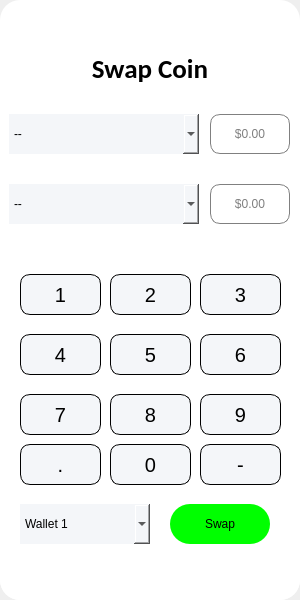
<?xml version="1.0" encoding="UTF-8"?>
<ui version="4.0">
 <class>MainWindow</class>
 <widget class="QMainWindow" name="MainWindow">
  <property name="geometry">
   <rect>
    <x>0</x>
    <y>0</y>
    <width>300</width>
    <height>600</height>
   </rect>
  </property>
  <property name="minimumSize">
   <size>
    <width>300</width>
    <height>600</height>
   </size>
  </property>
  <property name="maximumSize">
   <size>
    <width>300</width>
    <height>600</height>
   </size>
  </property>
  <property name="windowTitle">
   <string>MainWindow</string>
  </property>
  <widget class="QWidget" name="centralwidget">
   <widget class="QWidget" name="widget" native="true">
    <property name="geometry">
     <rect>
      <x>0</x>
      <y>0</y>
      <width>300</width>
      <height>600</height>
     </rect>
    </property>
    <property name="minimumSize">
     <size>
      <width>300</width>
      <height>600</height>
     </size>
    </property>
    <property name="maximumSize">
     <size>
      <width>300</width>
      <height>600</height>
     </size>
    </property>
    <property name="styleSheet">
     <string notr="true">QWidget{
	background-color: rgb(255, 255, 255);
	border-radius: 20px;
}</string>
    </property>
    <layout class="QVBoxLayout" name="verticalLayout_2">
     <property name="spacing">
      <number>0</number>
     </property>
     <property name="leftMargin">
      <number>0</number>
     </property>
     <property name="topMargin">
      <number>0</number>
     </property>
     <property name="rightMargin">
      <number>0</number>
     </property>
     <property name="bottomMargin">
      <number>0</number>
     </property>
     <item>
      <spacer name="verticalSpacer">
       <property name="orientation">
        <enum>Qt::Vertical</enum>
       </property>
       <property name="sizeType">
        <enum>QSizePolicy::Fixed</enum>
       </property>
       <property name="sizeHint" stdset="0">
        <size>
         <width>20</width>
         <height>30</height>
        </size>
       </property>
      </spacer>
     </item>
     <item>
      <widget class="QPushButton" name="pushButton_14">
       <property name="minimumSize">
        <size>
         <width>70</width>
         <height>0</height>
        </size>
       </property>
       <property name="maximumSize">
        <size>
         <width>60</width>
         <height>16777215</height>
        </size>
       </property>
       <property name="text">
        <string/>
       </property>
       <property name="icon">
        <iconset>
         <normaloff>../resource/image/left-arrow_5010437.png</normaloff>../resource/image/left-arrow_5010437.png</iconset>
       </property>
       <property name="iconSize">
        <size>
         <width>32</width>
         <height>32</height>
        </size>
       </property>
      </widget>
     </item>
     <item>
      <widget class="QLabel" name="label_2">
       <property name="maximumSize">
        <size>
         <width>16777215</width>
         <height>50</height>
        </size>
       </property>
       <property name="font">
        <font>
         <family>Calibri</family>
         <pointsize>20</pointsize>
         <bold>true</bold>
         <underline>false</underline>
         <strikeout>false</strikeout>
         <kerning>true</kerning>
        </font>
       </property>
       <property name="text">
        <string>Swap Coin</string>
       </property>
       <property name="alignment">
        <set>Qt::AlignCenter</set>
       </property>
      </widget>
     </item>
     <item>
      <widget class="QWidget" name="widget_2" native="true">
       <widget class="QPushButton" name="pushButton_6">
        <property name="geometry">
         <rect>
          <x>200</x>
          <y>240</y>
          <width>81</width>
          <height>41</height>
         </rect>
        </property>
        <property name="font">
         <font>
          <pointsize>15</pointsize>
         </font>
        </property>
        <property name="styleSheet">
         <string notr="true">border-style: solid;
border-color: black;
border-width: 1px;
border-radius: 10px;
background-color: rgb(244, 246, 249);</string>
        </property>
        <property name="text">
         <string>6</string>
        </property>
       </widget>
       <widget class="QPushButton" name="pushButton_7">
        <property name="geometry">
         <rect>
          <x>20</x>
          <y>300</y>
          <width>81</width>
          <height>41</height>
         </rect>
        </property>
        <property name="font">
         <font>
          <pointsize>15</pointsize>
         </font>
        </property>
        <property name="styleSheet">
         <string notr="true">border-style: solid;
border-color: black;
border-width: 1px;
border-radius: 10px;
background-color: rgb(244, 246, 249);</string>
        </property>
        <property name="text">
         <string>7</string>
        </property>
       </widget>
       <widget class="QPushButton" name="pushButton_10">
        <property name="geometry">
         <rect>
          <x>110</x>
          <y>350</y>
          <width>81</width>
          <height>41</height>
         </rect>
        </property>
        <property name="font">
         <font>
          <pointsize>15</pointsize>
         </font>
        </property>
        <property name="styleSheet">
         <string notr="true">border-style: solid;
border-color: black;
border-width: 1px;
border-radius: 10px;
background-color: rgb(244, 246, 249);</string>
        </property>
        <property name="text">
         <string>0</string>
        </property>
       </widget>
       <widget class="QComboBox" name="comboBox_5">
        <property name="geometry">
         <rect>
          <x>20</x>
          <y>410</y>
          <width>130</width>
          <height>40</height>
         </rect>
        </property>
        <property name="styleSheet">
         <string notr="true">background-color: rgb(244, 246, 249);
border-radius: 0px;</string>
        </property>
        <item>
         <property name="text">
          <string>Wallet 1</string>
         </property>
        </item>
        <item>
         <property name="text">
          <string>Wallet 2</string>
         </property>
        </item>
        <item>
         <property name="text">
          <string>Wallet 3</string>
         </property>
        </item>
        <item>
         <property name="text">
          <string>Wallet 4</string>
         </property>
        </item>
       </widget>
       <widget class="QPushButton" name="pushButton_9">
        <property name="geometry">
         <rect>
          <x>110</x>
          <y>300</y>
          <width>81</width>
          <height>41</height>
         </rect>
        </property>
        <property name="font">
         <font>
          <pointsize>15</pointsize>
         </font>
        </property>
        <property name="styleSheet">
         <string notr="true">border-style: solid;
border-color: black;
border-width: 1px;
border-radius: 10px;
background-color: rgb(244, 246, 249);</string>
        </property>
        <property name="text">
         <string>8</string>
        </property>
       </widget>
       <widget class="QPushButton" name="pushButton_5">
        <property name="geometry">
         <rect>
          <x>110</x>
          <y>240</y>
          <width>81</width>
          <height>41</height>
         </rect>
        </property>
        <property name="font">
         <font>
          <pointsize>15</pointsize>
         </font>
        </property>
        <property name="styleSheet">
         <string notr="true">border-style: solid;
border-color: black;
border-width: 1px;
border-radius: 10px;
background-color: rgb(244, 246, 249);</string>
        </property>
        <property name="text">
         <string>5</string>
        </property>
       </widget>
       <widget class="QComboBox" name="comboBox_3">
        <property name="geometry">
         <rect>
          <x>9</x>
          <y>20</y>
          <width>190</width>
          <height>40</height>
         </rect>
        </property>
        <property name="styleSheet">
         <string notr="true">background-color: rgb(244, 246, 249);
border-radius: 0px;</string>
        </property>
        <property name="editable">
         <bool>false</bool>
        </property>
        <item>
         <property name="text">
          <string>--</string>
         </property>
        </item>
        <item>
         <property name="text">
          <string>Bitcoin</string>
         </property>
         <property name="icon">
          <iconset>
           <normaloff>../resource/image/bitcoin img.webp</normaloff>../resource/image/bitcoin img.webp</iconset>
         </property>
        </item>
        <item>
         <property name="text">
          <string>Ethirium</string>
         </property>
         <property name="icon">
          <iconset>
           <normaloff>../resource/image/ethereum_9421326.png</normaloff>../resource/image/ethereum_9421326.png</iconset>
         </property>
        </item>
        <item>
         <property name="text">
          <string>Binance Coin</string>
         </property>
         <property name="icon">
          <iconset>
           <normaloff>../resource/image/binance-coin_16512126.png</normaloff>../resource/image/binance-coin_16512126.png</iconset>
         </property>
        </item>
        <item>
         <property name="text">
          <string>Solona</string>
         </property>
         <property name="icon">
          <iconset>
           <normaloff>../resource/image/solana_15301766.png</normaloff>../resource/image/solana_15301766.png</iconset>
         </property>
        </item>
        <item>
         <property name="text">
          <string>Ripple</string>
         </property>
         <property name="icon">
          <iconset>
           <normaloff>../resource/image/ripple.png</normaloff>../resource/image/ripple.png</iconset>
         </property>
        </item>
        <item>
         <property name="text">
          <string>Vechain</string>
         </property>
         <property name="icon">
          <iconset>
           <normaloff>../resource/image/vechain.png</normaloff>../resource/image/vechain.png</iconset>
         </property>
        </item>
        <item>
         <property name="text">
          <string>Cardano</string>
         </property>
         <property name="icon">
          <iconset>
           <normaloff>../resource/image/cardano_12533897.png</normaloff>../resource/image/cardano_12533897.png</iconset>
         </property>
        </item>
        <item>
         <property name="text">
          <string>Polkadot</string>
         </property>
         <property name="icon">
          <iconset>
           <normaloff>../resource/image/polkadot.png</normaloff>../resource/image/polkadot.png</iconset>
         </property>
        </item>
        <item>
         <property name="text">
          <string>Chain Link</string>
         </property>
         <property name="icon">
          <iconset>
           <normaloff>../resource/image/chainlink.png</normaloff>../resource/image/chainlink.png</iconset>
         </property>
        </item>
        <item>
         <property name="text">
          <string>Avalanche</string>
         </property>
         <property name="icon">
          <iconset>
           <normaloff>../resource/image/Avalanche_logo_without_text.png</normaloff>../resource/image/Avalanche_logo_without_text.png</iconset>
         </property>
        </item>
        <item>
         <property name="text">
          <string>Polygon</string>
         </property>
         <property name="icon">
          <iconset>
           <normaloff>../resource/image/polygon-matic-glass-crypto-coin-3d-illustration-free-png.webp</normaloff>../resource/image/polygon-matic-glass-crypto-coin-3d-illustration-free-png.webp</iconset>
         </property>
        </item>
        <item>
         <property name="text">
          <string>Doge Coin</string>
         </property>
         <property name="icon">
          <iconset>
           <normaloff>../resource/image/dogecoin_5245642.png</normaloff>../resource/image/dogecoin_5245642.png</iconset>
         </property>
        </item>
        <item>
         <property name="text">
          <string>Shiba Inu</string>
         </property>
         <property name="icon">
          <iconset>
           <normaloff>../resource/image/5994.png</normaloff>../resource/image/5994.png</iconset>
         </property>
        </item>
        <item>
         <property name="text">
          <string>Tron</string>
         </property>
         <property name="icon">
          <iconset>
           <normaloff>../resource/image/tron_15301821.png</normaloff>../resource/image/tron_15301821.png</iconset>
         </property>
        </item>
        <item>
         <property name="text">
          <string>Filecoin</string>
         </property>
         <property name="icon">
          <iconset>
           <normaloff>../resource/image/images-removebg-preview.png</normaloff>../resource/image/images-removebg-preview.png</iconset>
         </property>
        </item>
        <item>
         <property name="text">
          <string>Cosmos</string>
         </property>
         <property name="icon">
          <iconset>
           <normaloff>../resource/image/cosmos_12093080.png</normaloff>../resource/image/cosmos_12093080.png</iconset>
         </property>
        </item>
        <item>
         <property name="text">
          <string>Uniswap</string>
         </property>
         <property name="icon">
          <iconset>
           <normaloff>../resource/image/uniswap_15301831.png</normaloff>../resource/image/uniswap_15301831.png</iconset>
         </property>
        </item>
        <item>
         <property name="text">
          <string>Aava</string>
         </property>
         <property name="icon">
          <iconset>
           <normaloff>../resource/image/bd78b0b8-fbed-4146-9d87-50a2f2ed5825-1618897425-9eeb71edf1cd4eca826b03ef806908c2a8e408da.png</normaloff>../resource/image/bd78b0b8-fbed-4146-9d87-50a2f2ed5825-1618897425-9eeb71edf1cd4eca826b03ef806908c2a8e408da.png</iconset>
         </property>
        </item>
        <item>
         <property name="text">
          <string>Algorand</string>
         </property>
         <property name="icon">
          <iconset>
           <normaloff>../resource/image/algorand-algo-glass-crypto-coin-3d-illustration-free-png.webp</normaloff>../resource/image/algorand-algo-glass-crypto-coin-3d-illustration-free-png.webp</iconset>
         </property>
        </item>
       </widget>
       <widget class="QPushButton" name="pushButton">
        <property name="geometry">
         <rect>
          <x>20</x>
          <y>180</y>
          <width>81</width>
          <height>41</height>
         </rect>
        </property>
        <property name="font">
         <font>
          <pointsize>15</pointsize>
         </font>
        </property>
        <property name="styleSheet">
         <string notr="true">border-style: solid;
border-color: black;
border-width: 1px;
border-radius: 10px;
background-color: rgb(244, 246, 249);</string>
        </property>
        <property name="text">
         <string>1</string>
        </property>
       </widget>
       <widget class="QPushButton" name="pushButton_11">
        <property name="geometry">
         <rect>
          <x>20</x>
          <y>350</y>
          <width>81</width>
          <height>41</height>
         </rect>
        </property>
        <property name="font">
         <font>
          <pointsize>15</pointsize>
         </font>
        </property>
        <property name="styleSheet">
         <string notr="true">border-style: solid;
border-color: black;
border-width: 1px;
border-radius: 10px;
background-color: rgb(244, 246, 249);</string>
        </property>
        <property name="text">
         <string>.</string>
        </property>
       </widget>
       <widget class="QPushButton" name="pushButton_2">
        <property name="geometry">
         <rect>
          <x>110</x>
          <y>180</y>
          <width>81</width>
          <height>41</height>
         </rect>
        </property>
        <property name="font">
         <font>
          <pointsize>15</pointsize>
         </font>
        </property>
        <property name="styleSheet">
         <string notr="true">border-style: solid;
border-color: black;
border-width: 1px;
border-radius: 10px;
background-color: rgb(244, 246, 249);</string>
        </property>
        <property name="text">
         <string>2</string>
        </property>
       </widget>
       <widget class="QPushButton" name="pushButton_3">
        <property name="geometry">
         <rect>
          <x>200</x>
          <y>180</y>
          <width>81</width>
          <height>41</height>
         </rect>
        </property>
        <property name="font">
         <font>
          <pointsize>15</pointsize>
         </font>
        </property>
        <property name="styleSheet">
         <string notr="true">border-style: solid;
border-color: black;
border-width: 1px;
border-radius: 10px;
background-color: rgb(244, 246, 249);</string>
        </property>
        <property name="text">
         <string>3</string>
        </property>
       </widget>
       <widget class="QPushButton" name="pushButton_8">
        <property name="geometry">
         <rect>
          <x>200</x>
          <y>300</y>
          <width>81</width>
          <height>41</height>
         </rect>
        </property>
        <property name="font">
         <font>
          <pointsize>15</pointsize>
         </font>
        </property>
        <property name="styleSheet">
         <string notr="true">border-style: solid;
border-color: black;
border-width: 1px;
border-radius: 10px;
background-color: rgb(244, 246, 249);</string>
        </property>
        <property name="text">
         <string>9</string>
        </property>
       </widget>
       <widget class="QPushButton" name="pushButton_12">
        <property name="geometry">
         <rect>
          <x>200</x>
          <y>350</y>
          <width>81</width>
          <height>41</height>
         </rect>
        </property>
        <property name="font">
         <font>
          <pointsize>15</pointsize>
         </font>
        </property>
        <property name="styleSheet">
         <string notr="true">border-style: solid;
border-color: black;
border-width: 1px;
border-radius: 10px;
background-color: rgb(244, 246, 249);</string>
        </property>
        <property name="text">
         <string>-</string>
        </property>
       </widget>
       <widget class="QPushButton" name="pushButton_4">
        <property name="geometry">
         <rect>
          <x>20</x>
          <y>240</y>
          <width>81</width>
          <height>41</height>
         </rect>
        </property>
        <property name="font">
         <font>
          <pointsize>15</pointsize>
         </font>
        </property>
        <property name="styleSheet">
         <string notr="true">border-style: solid;
border-color: black;
border-width: 1px;
border-radius: 10px;
background-color: rgb(244, 246, 249);</string>
        </property>
        <property name="text">
         <string>4</string>
        </property>
       </widget>
       <widget class="QComboBox" name="comboBox_4">
        <property name="geometry">
         <rect>
          <x>9</x>
          <y>90</y>
          <width>190</width>
          <height>40</height>
         </rect>
        </property>
        <property name="styleSheet">
         <string notr="true">background-color: rgb(244, 246, 249);
border-radius: 0px;</string>
        </property>
        <property name="editable">
         <bool>false</bool>
        </property>
        <item>
         <property name="text">
          <string>--</string>
         </property>
        </item>
        <item>
         <property name="text">
          <string>Bitcoin</string>
         </property>
         <property name="icon">
          <iconset>
           <normaloff>../resource/image/bitcoin img.webp</normaloff>../resource/image/bitcoin img.webp</iconset>
         </property>
        </item>
        <item>
         <property name="text">
          <string>Ethirium</string>
         </property>
         <property name="icon">
          <iconset>
           <normaloff>../resource/image/ethereum_9421326.png</normaloff>../resource/image/ethereum_9421326.png</iconset>
         </property>
        </item>
        <item>
         <property name="text">
          <string>Binance Coin</string>
         </property>
         <property name="icon">
          <iconset>
           <normaloff>../resource/image/binance-coin_16512126.png</normaloff>../resource/image/binance-coin_16512126.png</iconset>
         </property>
        </item>
        <item>
         <property name="text">
          <string>Solona</string>
         </property>
         <property name="icon">
          <iconset>
           <normaloff>../resource/image/solana_15301766.png</normaloff>../resource/image/solana_15301766.png</iconset>
         </property>
        </item>
        <item>
         <property name="text">
          <string>Ripple</string>
         </property>
         <property name="icon">
          <iconset>
           <normaloff>../resource/image/ripple.png</normaloff>../resource/image/ripple.png</iconset>
         </property>
        </item>
        <item>
         <property name="text">
          <string>Vechain</string>
         </property>
         <property name="icon">
          <iconset>
           <normaloff>../resource/image/vechain.png</normaloff>../resource/image/vechain.png</iconset>
         </property>
        </item>
        <item>
         <property name="text">
          <string>Cardano</string>
         </property>
         <property name="icon">
          <iconset>
           <normaloff>../resource/image/cardano_12533897.png</normaloff>../resource/image/cardano_12533897.png</iconset>
         </property>
        </item>
        <item>
         <property name="text">
          <string>Polkadot</string>
         </property>
         <property name="icon">
          <iconset>
           <normaloff>../resource/image/polkadot.png</normaloff>../resource/image/polkadot.png</iconset>
         </property>
        </item>
        <item>
         <property name="text">
          <string>Chain Link</string>
         </property>
         <property name="icon">
          <iconset>
           <normaloff>../resource/image/chainlink.png</normaloff>../resource/image/chainlink.png</iconset>
         </property>
        </item>
        <item>
         <property name="text">
          <string>Avalanche</string>
         </property>
         <property name="icon">
          <iconset>
           <normaloff>../resource/image/Avalanche_logo_without_text.png</normaloff>../resource/image/Avalanche_logo_without_text.png</iconset>
         </property>
        </item>
        <item>
         <property name="text">
          <string>Polygon</string>
         </property>
         <property name="icon">
          <iconset>
           <normaloff>../resource/image/polygon-matic-glass-crypto-coin-3d-illustration-free-png.webp</normaloff>../resource/image/polygon-matic-glass-crypto-coin-3d-illustration-free-png.webp</iconset>
         </property>
        </item>
        <item>
         <property name="text">
          <string>Doge Coin</string>
         </property>
         <property name="icon">
          <iconset>
           <normaloff>../resource/image/dogecoin_5245642.png</normaloff>../resource/image/dogecoin_5245642.png</iconset>
         </property>
        </item>
        <item>
         <property name="text">
          <string>Shiba Inu</string>
         </property>
         <property name="icon">
          <iconset>
           <normaloff>../resource/image/5994.png</normaloff>../resource/image/5994.png</iconset>
         </property>
        </item>
        <item>
         <property name="text">
          <string>Tron</string>
         </property>
         <property name="icon">
          <iconset>
           <normaloff>../resource/image/tron_15301821.png</normaloff>../resource/image/tron_15301821.png</iconset>
         </property>
        </item>
        <item>
         <property name="text">
          <string>Filecoin</string>
         </property>
         <property name="icon">
          <iconset>
           <normaloff>../resource/image/images-removebg-preview.png</normaloff>../resource/image/images-removebg-preview.png</iconset>
         </property>
        </item>
        <item>
         <property name="text">
          <string>Cosmos</string>
         </property>
         <property name="icon">
          <iconset>
           <normaloff>../resource/image/cosmos_12093080.png</normaloff>../resource/image/cosmos_12093080.png</iconset>
         </property>
        </item>
        <item>
         <property name="text">
          <string>Uniswap</string>
         </property>
         <property name="icon">
          <iconset>
           <normaloff>../resource/image/uniswap_15301831.png</normaloff>../resource/image/uniswap_15301831.png</iconset>
         </property>
        </item>
        <item>
         <property name="text">
          <string>Aava</string>
         </property>
         <property name="icon">
          <iconset>
           <normaloff>../resource/image/bd78b0b8-fbed-4146-9d87-50a2f2ed5825-1618897425-9eeb71edf1cd4eca826b03ef806908c2a8e408da.png</normaloff>../resource/image/bd78b0b8-fbed-4146-9d87-50a2f2ed5825-1618897425-9eeb71edf1cd4eca826b03ef806908c2a8e408da.png</iconset>
         </property>
        </item>
        <item>
         <property name="text">
          <string>Algorand</string>
         </property>
         <property name="icon">
          <iconset>
           <normaloff>../resource/image/algorand-algo-glass-crypto-coin-3d-illustration-free-png.webp</normaloff>../resource/image/algorand-algo-glass-crypto-coin-3d-illustration-free-png.webp</iconset>
         </property>
        </item>
       </widget>
       <widget class="QLineEdit" name="lineEdit">
        <property name="geometry">
         <rect>
          <x>210</x>
          <y>20</y>
          <width>80</width>
          <height>40</height>
         </rect>
        </property>
        <property name="styleSheet">
         <string notr="true">border: 1px solid gray;
border-radius: 10px;
</string>
        </property>
        <property name="alignment">
         <set>Qt::AlignCenter</set>
        </property>
        <property name="placeholderText">
         <string>$0.00</string>
        </property>
       </widget>
       <widget class="QLineEdit" name="lineEdit_2">
        <property name="geometry">
         <rect>
          <x>210</x>
          <y>90</y>
          <width>80</width>
          <height>40</height>
         </rect>
        </property>
        <property name="styleSheet">
         <string notr="true">border: 1px solid gray;
border-radius: 10px;
</string>
        </property>
        <property name="alignment">
         <set>Qt::AlignCenter</set>
        </property>
        <property name="placeholderText">
         <string>$0.00</string>
        </property>
       </widget>
       <widget class="QPushButton" name="pushButton_13">
        <property name="geometry">
         <rect>
          <x>170</x>
          <y>410</y>
          <width>100</width>
          <height>40</height>
         </rect>
        </property>
        <property name="minimumSize">
         <size>
          <width>100</width>
          <height>40</height>
         </size>
        </property>
        <property name="maximumSize">
         <size>
          <width>80</width>
          <height>40</height>
         </size>
        </property>
        <property name="styleSheet">
         <string notr="true">QPushButton{
	background-color: rgb(0, 255, 0);
}
QPushButton:hover{
	background-color: rgb(0, 200, 0);
}</string>
        </property>
        <property name="text">
         <string>Swap</string>
        </property>
       </widget>
      </widget>
     </item>
    </layout>
   </widget>
  </widget>
 </widget>
 <resources/>
 <connections/>
</ui>
